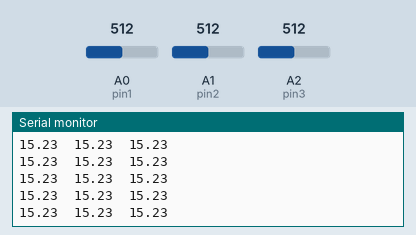
Simulated run of this sketch. Board: Arduino Uno, built with avr-gcc and run on an emulated ATmega328P. On the bench: the last lines printed to the serial monitor. The test bench sets the inputs (shaded band); at power-on: A0 (pin1) = 512, A1 (pin2) = 512, A2 (pin3) = 512.

Above: at 1.2 s.
1.3 s: A0 (pin1) set to 161
At 1.7 s:
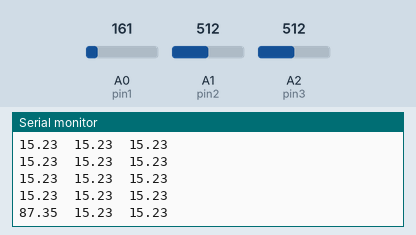
4.3 s: A0 (pin1) set to 139
At 4.48 s:
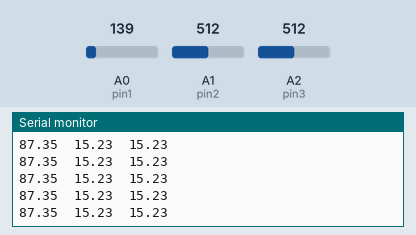
Timing chart, 0 to 7.3 s (numbered marks = the images above; inputs shaded):
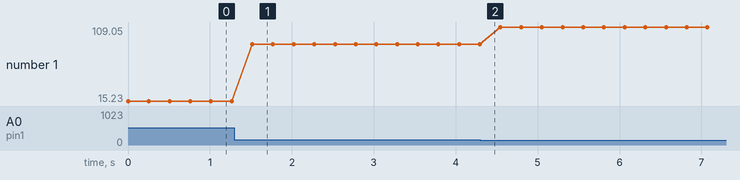

Measured:
- after the input at 1.3 s, the serial monitor: prints a new line after 0.22 s (image 1)
- plotted number 1: 15.23 → 87.35 after the input at 1.3 s, 87.35 → 109.05 after the input at 4.3 s

The sketch:

Multi_sensor_test.ino
```cpp
/*=========================================================
Infra-Red distance measures: Send distance value in centimeters to serial
Written By Tiago A. on 21 Mar 2015
===========================================================
How to connect the sensor to the Arduino:
  sensor - arduino
     VCC - 5V
     Gnd - GND
     OUT - A0
     EN  - Do not connect

Briefing:
This program has the sole purpose of measuring distances with the Infra-Red sensor.
It uses a previous calculated regression to convert analogRead values into distance values.

How to use:
After uploading this program, the Arduino will start to send the distance of the sensor to the object through the serial port.
Don't forget to open the Serial Monitor in the Tools tab for debugging purposes. (Ctrl + Shift + M)
*/
const int pin1 = A0;
const int pin2 = A1;
const int pin3 = A2;


void setup() {
  // put your setup code here, to run once:
  Serial.begin(9600);
}

void loop(){


  // Reads the InfraRed sensor analog values and convert into distance.
  int sensorValue1 = analogRead(pin1);
  int sensorValue2 = analogRead(pin2);
  int sensorValue3 = analogRead(pin3);

  double IRdistance1 = 187754 * pow(sensorValue1, -1.51);
  double IRdistance2 = 187754 * pow(sensorValue2, -1.51);
  double IRdistance3 = 187754 * pow(sensorValue3, -1.51);


  Serial.print(IRdistance1);
  Serial.print("\t");
  Serial.print(IRdistance2);
  Serial.print("\t");
  Serial.println(IRdistance3);

  // A delay is added for a stable and precise input
  delay(250);
}
```
